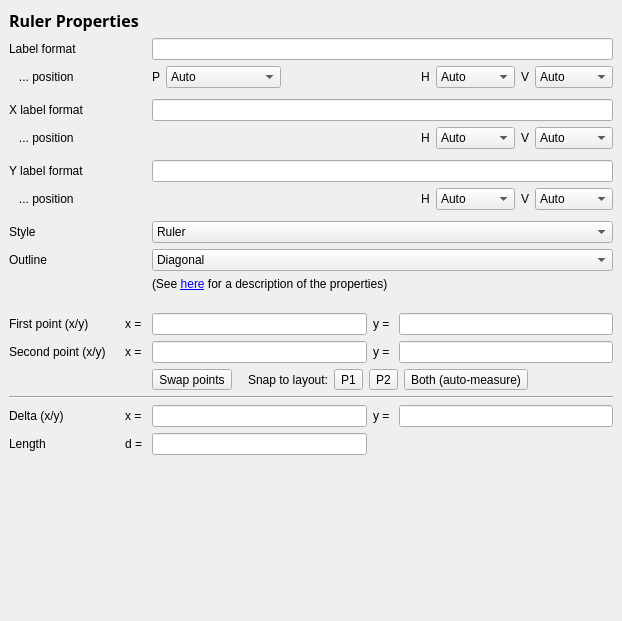
<?xml version="1.0" encoding="UTF-8"?>
<ui version="4.0">
 <class>RulerPropertiesPage</class>
 <widget class="QWidget" name="RulerPropertiesPage">
  <property name="geometry">
   <rect>
    <x>0</x>
    <y>0</y>
    <width>622</width>
    <height>621</height>
   </rect>
  </property>
  <property name="windowTitle">
   <string>Form</string>
  </property>
  <layout class="QVBoxLayout">
   <property name="spacing">
    <number>6</number>
   </property>
   <property name="leftMargin">
    <number>9</number>
   </property>
   <property name="topMargin">
    <number>9</number>
   </property>
   <property name="rightMargin">
    <number>9</number>
   </property>
   <property name="bottomMargin">
    <number>9</number>
   </property>
   <item>
    <widget class="QFrame" name="frame">
     <property name="frameShape">
      <enum>QFrame::NoFrame</enum>
     </property>
     <property name="frameShadow">
      <enum>QFrame::Raised</enum>
     </property>
     <layout class="QGridLayout">
      <property name="leftMargin">
       <number>0</number>
      </property>
      <property name="topMargin">
       <number>0</number>
      </property>
      <property name="rightMargin">
       <number>0</number>
      </property>
      <property name="bottomMargin">
       <number>0</number>
      </property>
      <property name="spacing">
       <number>6</number>
      </property>
      <item row="15" column="0">
       <widget class="QLabel" name="label_2">
        <property name="text">
         <string>Second point (x/y)    </string>
        </property>
       </widget>
      </item>
      <item row="10" column="0" colspan="2">
       <widget class="QLabel" name="label_16">
        <property name="text">
         <string>Style</string>
        </property>
       </widget>
      </item>
      <item row="12" column="2" colspan="3">
       <widget class="QLabel" name="help_label">
        <property name="text">
         <string>&lt;html&gt;(See &lt;a href=&quot;int:/manual/ruler_properties.xml&quot;&gt;here&lt;/a&gt; for a description of the properties)&lt;/html&gt;</string>
        </property>
       </widget>
      </item>
      <item row="5" column="0">
       <widget class="QLabel" name="label_25">
        <property name="text">
         <string>   ... position</string>
        </property>
       </widget>
      </item>
      <item row="9" column="0" colspan="5">
       <spacer name="verticalSpacer_3">
        <property name="orientation">
         <enum>Qt::Vertical</enum>
        </property>
        <property name="sizeHint" stdset="0">
         <size>
          <width>20</width>
          <height>5</height>
         </size>
        </property>
       </spacer>
      </item>
      <item row="7" column="2" colspan="3">
       <widget class="QLineEdit" name="fmt_y_le"/>
      </item>
      <item row="11" column="2" colspan="3">
       <widget class="QComboBox" name="outline_cb">
        <item>
         <property name="text">
          <string>Diagonal</string>
         </property>
        </item>
        <item>
         <property name="text">
          <string>Horizonal and vertical (in this order)</string>
         </property>
        </item>
        <item>
         <property name="text">
          <string>Diagonal plus horizonal and vertical (triangle)</string>
         </property>
        </item>
        <item>
         <property name="text">
          <string>Vertical and horizonal (in this order)</string>
         </property>
        </item>
        <item>
         <property name="text">
          <string>Diagonal plus vertical and horizontal (triangle)</string>
         </property>
        </item>
        <item>
         <property name="text">
          <string>Box</string>
         </property>
        </item>
        <item>
         <property name="text">
          <string>Ellipse</string>
         </property>
        </item>
       </widget>
      </item>
      <item row="19" column="1">
       <widget class="QLabel" name="label_11">
        <property name="text">
         <string>d = </string>
        </property>
       </widget>
      </item>
      <item row="3" column="0" colspan="5">
       <spacer name="verticalSpacer">
        <property name="orientation">
         <enum>Qt::Vertical</enum>
        </property>
        <property name="sizeHint" stdset="0">
         <size>
          <width>20</width>
          <height>5</height>
         </size>
        </property>
       </spacer>
      </item>
      <item row="13" column="0" colspan="5">
       <spacer>
        <property name="orientation">
         <enum>Qt::Vertical</enum>
        </property>
        <property name="sizeType">
         <enum>QSizePolicy::Fixed</enum>
        </property>
        <property name="sizeHint" stdset="0">
         <size>
          <width>456</width>
          <height>16</height>
         </size>
        </property>
       </spacer>
      </item>
      <item row="10" column="2" colspan="3">
       <widget class="QComboBox" name="style_cb">
        <item>
         <property name="text">
          <string>Ruler</string>
         </property>
        </item>
        <item>
         <property name="text">
          <string>Arrow at end</string>
         </property>
        </item>
        <item>
         <property name="text">
          <string>Arrow at start</string>
         </property>
        </item>
        <item>
         <property name="text">
          <string>Arrow at both ends</string>
         </property>
        </item>
        <item>
         <property name="text">
          <string>Plain line</string>
         </property>
        </item>
        <item>
         <property name="text">
          <string>Cross at end</string>
         </property>
        </item>
        <item>
         <property name="text">
          <string>Cross at start</string>
         </property>
        </item>
        <item>
         <property name="text">
          <string>Cross at both ends</string>
         </property>
        </item>
       </widget>
      </item>
      <item row="14" column="4">
       <widget class="QLineEdit" name="y1">
        <property name="sizePolicy">
         <sizepolicy hsizetype="Expanding" vsizetype="Fixed">
          <horstretch>1</horstretch>
          <verstretch>0</verstretch>
         </sizepolicy>
        </property>
       </widget>
      </item>
      <item row="18" column="0">
       <widget class="QLabel" name="label_3">
        <property name="text">
         <string>Delta (x/y)</string>
        </property>
       </widget>
      </item>
      <item row="2" column="2" colspan="3">
       <widget class="QFrame" name="frame_2">
        <property name="frameShape">
         <enum>QFrame::NoFrame</enum>
        </property>
        <property name="frameShadow">
         <enum>QFrame::Raised</enum>
        </property>
        <layout class="QGridLayout" name="rulerPropertiesGridLayout">
         <property name="leftMargin">
          <number>0</number>
         </property>
         <property name="topMargin">
          <number>0</number>
         </property>
         <property name="rightMargin">
          <number>0</number>
         </property>
         <property name="bottomMargin">
          <number>0</number>
         </property>
         <item row="1" column="4">
          <widget class="QComboBox" name="main_xalign">
           <property name="sizePolicy">
            <sizepolicy hsizetype="Fixed" vsizetype="Fixed">
             <horstretch>0</horstretch>
             <verstretch>0</verstretch>
            </sizepolicy>
           </property>
           <item>
            <property name="text">
             <string>Auto</string>
            </property>
           </item>
           <item>
            <property name="text">
             <string>H. center</string>
            </property>
           </item>
           <item>
            <property name="text">
             <string>Left</string>
            </property>
           </item>
           <item>
            <property name="text">
             <string>Right</string>
            </property>
           </item>
          </widget>
         </item>
         <item row="1" column="2">
          <spacer name="horizontalSpacer">
           <property name="orientation">
            <enum>Qt::Horizontal</enum>
           </property>
           <property name="sizeHint" stdset="0">
            <size>
             <width>40</width>
             <height>20</height>
            </size>
           </property>
          </spacer>
         </item>
         <item row="1" column="3">
          <widget class="QLabel" name="label_20">
           <property name="text">
            <string>H</string>
           </property>
          </widget>
         </item>
         <item row="1" column="6">
          <widget class="QComboBox" name="main_yalign">
           <property name="sizePolicy">
            <sizepolicy hsizetype="Fixed" vsizetype="Fixed">
             <horstretch>0</horstretch>
             <verstretch>0</verstretch>
            </sizepolicy>
           </property>
           <item>
            <property name="text">
             <string>Auto</string>
            </property>
           </item>
           <item>
            <property name="text">
             <string>V. center</string>
            </property>
           </item>
           <item>
            <property name="text">
             <string>Bottom</string>
            </property>
           </item>
           <item>
            <property name="text">
             <string>Top</string>
            </property>
           </item>
          </widget>
         </item>
         <item row="1" column="1">
          <widget class="QComboBox" name="main_position">
           <property name="sizeAdjustPolicy">
            <enum>QComboBox::AdjustToContentsOnFirstShow</enum>
           </property>
           <item>
            <property name="text">
             <string>Auto</string>
            </property>
           </item>
           <item>
            <property name="text">
             <string>At first point</string>
            </property>
           </item>
           <item>
            <property name="text">
             <string>At second point</string>
            </property>
           </item>
           <item>
            <property name="text">
             <string>At center</string>
            </property>
           </item>
          </widget>
         </item>
         <item row="1" column="0">
          <widget class="QLabel" name="label_19">
           <property name="text">
            <string>P</string>
           </property>
          </widget>
         </item>
         <item row="1" column="5">
          <widget class="QLabel" name="label_21">
           <property name="text">
            <string>V</string>
           </property>
          </widget>
         </item>
        </layout>
       </widget>
      </item>
      <item row="17" column="0" colspan="5">
       <widget class="Line" name="line">
        <property name="orientation">
         <enum>Qt::Horizontal</enum>
        </property>
       </widget>
      </item>
      <item row="14" column="1">
       <widget class="QLabel" name="label_5">
        <property name="text">
         <string>x = </string>
        </property>
       </widget>
      </item>
      <item row="1" column="0">
       <widget class="QLabel" name="label_13">
        <property name="text">
         <string>Label format</string>
        </property>
       </widget>
      </item>
      <item row="19" column="0">
       <widget class="QLabel" name="label_4">
        <property name="text">
         <string>Length</string>
        </property>
       </widget>
      </item>
      <item row="11" column="0" colspan="2">
       <widget class="QLabel" name="label_17">
        <property name="text">
         <string>Outline</string>
        </property>
       </widget>
      </item>
      <item row="5" column="2" colspan="3">
       <widget class="QFrame" name="frame_3">
        <property name="frameShape">
         <enum>QFrame::NoFrame</enum>
        </property>
        <property name="frameShadow">
         <enum>QFrame::Raised</enum>
        </property>
        <layout class="QHBoxLayout" name="horizontalLayout">
         <property name="leftMargin">
          <number>0</number>
         </property>
         <property name="topMargin">
          <number>0</number>
         </property>
         <property name="rightMargin">
          <number>0</number>
         </property>
         <property name="bottomMargin">
          <number>0</number>
         </property>
         <item>
          <spacer name="horizontalSpacer_2">
           <property name="orientation">
            <enum>Qt::Horizontal</enum>
           </property>
           <property name="sizeHint" stdset="0">
            <size>
             <width>223</width>
             <height>20</height>
            </size>
           </property>
          </spacer>
         </item>
         <item>
          <widget class="QLabel" name="label_22">
           <property name="text">
            <string>H</string>
           </property>
          </widget>
         </item>
         <item>
          <widget class="QComboBox" name="xlabel_xalign">
           <property name="sizePolicy">
            <sizepolicy hsizetype="Fixed" vsizetype="Fixed">
             <horstretch>0</horstretch>
             <verstretch>0</verstretch>
            </sizepolicy>
           </property>
           <item>
            <property name="text">
             <string>Auto</string>
            </property>
           </item>
           <item>
            <property name="text">
             <string>H. center</string>
            </property>
           </item>
           <item>
            <property name="text">
             <string>Left</string>
            </property>
           </item>
           <item>
            <property name="text">
             <string>Right</string>
            </property>
           </item>
          </widget>
         </item>
         <item>
          <widget class="QLabel" name="label_23">
           <property name="text">
            <string>V</string>
           </property>
          </widget>
         </item>
         <item>
          <widget class="QComboBox" name="xlabel_yalign">
           <property name="sizePolicy">
            <sizepolicy hsizetype="Fixed" vsizetype="Fixed">
             <horstretch>0</horstretch>
             <verstretch>0</verstretch>
            </sizepolicy>
           </property>
           <item>
            <property name="text">
             <string>Auto</string>
            </property>
           </item>
           <item>
            <property name="text">
             <string>V. center</string>
            </property>
           </item>
           <item>
            <property name="text">
             <string>Bottom</string>
            </property>
           </item>
           <item>
            <property name="text">
             <string>Top</string>
            </property>
           </item>
          </widget>
         </item>
        </layout>
       </widget>
      </item>
      <item row="18" column="2">
       <widget class="QLineEdit" name="dx">
        <property name="sizePolicy">
         <sizepolicy hsizetype="Expanding" vsizetype="Fixed">
          <horstretch>1</horstretch>
          <verstretch>0</verstretch>
         </sizepolicy>
        </property>
        <property name="readOnly">
         <bool>true</bool>
        </property>
       </widget>
      </item>
      <item row="19" column="2">
       <widget class="QLineEdit" name="dd">
        <property name="sizePolicy">
         <sizepolicy hsizetype="Expanding" vsizetype="Fixed">
          <horstretch>1</horstretch>
          <verstretch>0</verstretch>
         </sizepolicy>
        </property>
        <property name="readOnly">
         <bool>true</bool>
        </property>
       </widget>
      </item>
      <item row="14" column="0">
       <widget class="QLabel" name="label">
        <property name="text">
         <string>First point (x/y)</string>
        </property>
       </widget>
      </item>
      <item row="15" column="2">
       <widget class="QLineEdit" name="x2">
        <property name="sizePolicy">
         <sizepolicy hsizetype="Expanding" vsizetype="Fixed">
          <horstretch>1</horstretch>
          <verstretch>0</verstretch>
         </sizepolicy>
        </property>
       </widget>
      </item>
      <item row="18" column="3">
       <widget class="QLabel" name="label_10">
        <property name="text">
         <string>y = </string>
        </property>
       </widget>
      </item>
      <item row="16" column="2" colspan="3">
       <widget class="QFrame" name="frame_7">
        <property name="frameShape">
         <enum>QFrame::NoFrame</enum>
        </property>
        <property name="frameShadow">
         <enum>QFrame::Raised</enum>
        </property>
        <layout class="QHBoxLayout" name="horizontalLayout_3">
         <property name="leftMargin">
          <number>0</number>
         </property>
         <property name="topMargin">
          <number>0</number>
         </property>
         <property name="rightMargin">
          <number>0</number>
         </property>
         <property name="bottomMargin">
          <number>0</number>
         </property>
         <item>
          <widget class="QToolButton" name="swap_points">
           <property name="text">
            <string>Swap points</string>
           </property>
          </widget>
         </item>
         <item>
          <spacer name="horizontalSpacer_9">
           <property name="orientation">
            <enum>Qt::Horizontal</enum>
           </property>
           <property name="sizeType">
            <enum>QSizePolicy::Fixed</enum>
           </property>
           <property name="sizeHint" stdset="0">
            <size>
             <width>10</width>
             <height>20</height>
            </size>
           </property>
          </spacer>
         </item>
         <item>
          <widget class="QLabel" name="label_24">
           <property name="text">
            <string>Snap to layout:</string>
           </property>
          </widget>
         </item>
         <item>
          <widget class="QToolButton" name="p1_to_layout">
           <property name="text">
            <string>P1</string>
           </property>
           <property name="autoRaise">
            <bool>false</bool>
           </property>
          </widget>
         </item>
         <item>
          <widget class="QToolButton" name="p2_to_layout">
           <property name="text">
            <string>P2</string>
           </property>
           <property name="autoRaise">
            <bool>false</bool>
           </property>
          </widget>
         </item>
         <item>
          <widget class="QToolButton" name="both_to_layout">
           <property name="text">
            <string>Both (auto-measure)</string>
           </property>
           <property name="autoRaise">
            <bool>false</bool>
           </property>
          </widget>
         </item>
         <item>
          <spacer name="horizontalSpacer_4">
           <property name="orientation">
            <enum>Qt::Horizontal</enum>
           </property>
           <property name="sizeHint" stdset="0">
            <size>
             <width>40</width>
             <height>20</height>
            </size>
           </property>
          </spacer>
         </item>
        </layout>
       </widget>
      </item>
      <item row="6" column="0" colspan="5">
       <spacer name="verticalSpacer_2">
        <property name="orientation">
         <enum>Qt::Vertical</enum>
        </property>
        <property name="sizeHint" stdset="0">
         <size>
          <width>20</width>
          <height>5</height>
         </size>
        </property>
       </spacer>
      </item>
      <item row="14" column="3">
       <widget class="QLabel" name="label_7">
        <property name="text">
         <string>y = </string>
        </property>
       </widget>
      </item>
      <item row="4" column="2" colspan="3">
       <widget class="QLineEdit" name="fmt_x_le"/>
      </item>
      <item row="18" column="4">
       <widget class="QLineEdit" name="dy">
        <property name="sizePolicy">
         <sizepolicy hsizetype="Expanding" vsizetype="Fixed">
          <horstretch>1</horstretch>
          <verstretch>0</verstretch>
         </sizepolicy>
        </property>
        <property name="readOnly">
         <bool>true</bool>
        </property>
       </widget>
      </item>
      <item row="15" column="4">
       <widget class="QLineEdit" name="y2">
        <property name="sizePolicy">
         <sizepolicy hsizetype="Expanding" vsizetype="Fixed">
          <horstretch>1</horstretch>
          <verstretch>0</verstretch>
         </sizepolicy>
        </property>
       </widget>
      </item>
      <item row="2" column="0">
       <widget class="QLabel" name="label_18">
        <property name="text">
         <string>   ... position</string>
        </property>
       </widget>
      </item>
      <item row="1" column="2" colspan="3">
       <widget class="QLineEdit" name="fmt_le"/>
      </item>
      <item row="8" column="2" colspan="3">
       <widget class="QFrame" name="frame_4">
        <property name="frameShape">
         <enum>QFrame::NoFrame</enum>
        </property>
        <property name="frameShadow">
         <enum>QFrame::Raised</enum>
        </property>
        <layout class="QHBoxLayout" name="horizontalLayout_2">
         <property name="leftMargin">
          <number>0</number>
         </property>
         <property name="topMargin">
          <number>0</number>
         </property>
         <property name="rightMargin">
          <number>0</number>
         </property>
         <property name="bottomMargin">
          <number>0</number>
         </property>
         <item>
          <spacer name="horizontalSpacer_3">
           <property name="orientation">
            <enum>Qt::Horizontal</enum>
           </property>
           <property name="sizeHint" stdset="0">
            <size>
             <width>223</width>
             <height>20</height>
            </size>
           </property>
          </spacer>
         </item>
         <item>
          <widget class="QLabel" name="label_28">
           <property name="text">
            <string>H</string>
           </property>
          </widget>
         </item>
         <item>
          <widget class="QComboBox" name="ylabel_xalign">
           <property name="sizePolicy">
            <sizepolicy hsizetype="Fixed" vsizetype="Fixed">
             <horstretch>0</horstretch>
             <verstretch>0</verstretch>
            </sizepolicy>
           </property>
           <item>
            <property name="text">
             <string>Auto</string>
            </property>
           </item>
           <item>
            <property name="text">
             <string>H. center</string>
            </property>
           </item>
           <item>
            <property name="text">
             <string>Left</string>
            </property>
           </item>
           <item>
            <property name="text">
             <string>Right</string>
            </property>
           </item>
          </widget>
         </item>
         <item>
          <widget class="QLabel" name="label_27">
           <property name="text">
            <string>V</string>
           </property>
          </widget>
         </item>
         <item>
          <widget class="QComboBox" name="ylabel_yalign">
           <property name="sizePolicy">
            <sizepolicy hsizetype="Fixed" vsizetype="Fixed">
             <horstretch>0</horstretch>
             <verstretch>0</verstretch>
            </sizepolicy>
           </property>
           <item>
            <property name="text">
             <string>Auto</string>
            </property>
           </item>
           <item>
            <property name="text">
             <string>V. center</string>
            </property>
           </item>
           <item>
            <property name="text">
             <string>Bottom</string>
            </property>
           </item>
           <item>
            <property name="text">
             <string>Top</string>
            </property>
           </item>
          </widget>
         </item>
        </layout>
       </widget>
      </item>
      <item row="8" column="0">
       <widget class="QLabel" name="label_26">
        <property name="text">
         <string>   ... position</string>
        </property>
       </widget>
      </item>
      <item row="18" column="1">
       <widget class="QLabel" name="label_9">
        <property name="text">
         <string>x = </string>
        </property>
       </widget>
      </item>
      <item row="14" column="2">
       <widget class="QLineEdit" name="x1">
        <property name="sizePolicy">
         <sizepolicy hsizetype="Expanding" vsizetype="Fixed">
          <horstretch>1</horstretch>
          <verstretch>0</verstretch>
         </sizepolicy>
        </property>
       </widget>
      </item>
      <item row="7" column="0" colspan="2">
       <widget class="QLabel" name="label_15">
        <property name="text">
         <string>Y label format</string>
        </property>
       </widget>
      </item>
      <item row="4" column="0" colspan="2">
       <widget class="QLabel" name="label_14">
        <property name="text">
         <string>X label format</string>
        </property>
       </widget>
      </item>
      <item row="15" column="3">
       <widget class="QLabel" name="label_8">
        <property name="text">
         <string>y = </string>
        </property>
       </widget>
      </item>
      <item row="15" column="1">
       <widget class="QLabel" name="label_6">
        <property name="text">
         <string>x = </string>
        </property>
       </widget>
      </item>
      <item row="0" column="0" colspan="5">
       <widget class="QLabel" name="label_12">
        <property name="sizePolicy">
         <sizepolicy hsizetype="Preferred" vsizetype="Fixed">
          <horstretch>0</horstretch>
          <verstretch>0</verstretch>
         </sizepolicy>
        </property>
        <property name="font">
         <font>
          <family>Sans Serif</family>
          <pointsize>12</pointsize>
          <weight>75</weight>
          <italic>false</italic>
          <bold>true</bold>
          <underline>false</underline>
          <strikeout>false</strikeout>
         </font>
        </property>
        <property name="text">
         <string>Ruler Properties</string>
        </property>
       </widget>
      </item>
     </layout>
    </widget>
   </item>
   <item>
    <spacer>
     <property name="orientation">
      <enum>Qt::Vertical</enum>
     </property>
     <property name="sizeHint" stdset="0">
      <size>
       <width>20</width>
       <height>0</height>
      </size>
     </property>
    </spacer>
   </item>
  </layout>
 </widget>
 <tabstops>
  <tabstop>fmt_x_le</tabstop>
  <tabstop>fmt_y_le</tabstop>
  <tabstop>style_cb</tabstop>
  <tabstop>outline_cb</tabstop>
  <tabstop>x1</tabstop>
  <tabstop>y1</tabstop>
  <tabstop>x2</tabstop>
  <tabstop>y2</tabstop>
  <tabstop>dx</tabstop>
  <tabstop>dy</tabstop>
  <tabstop>dd</tabstop>
 </tabstops>
 <resources/>
 <connections/>
</ui>
